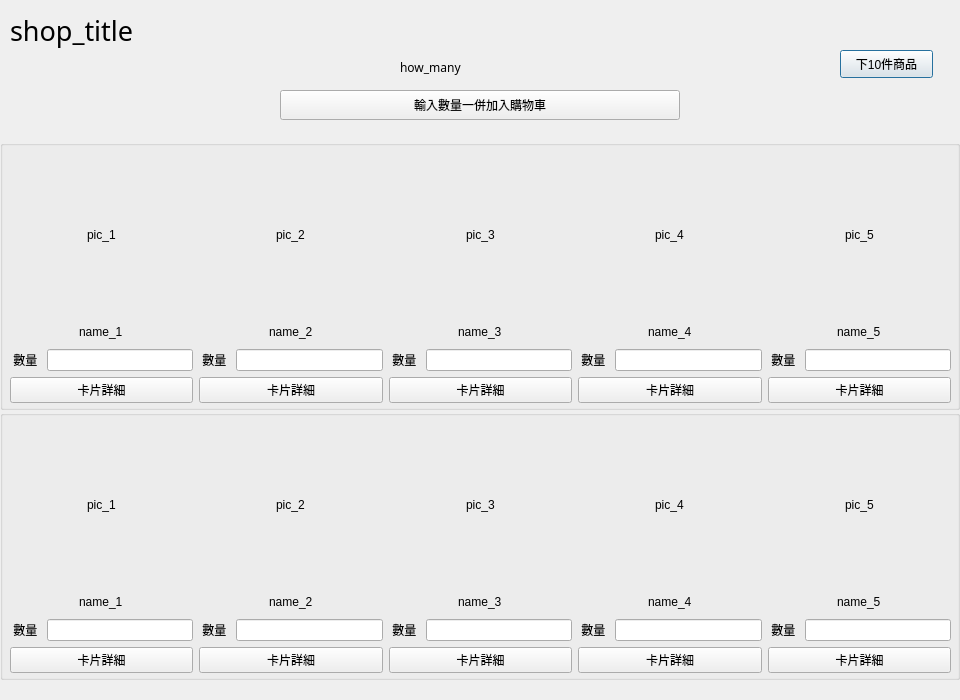
<?xml version="1.0" encoding="UTF-8"?>
<ui version="4.0">
 <class>Shop_window</class>
 <widget class="QDialog" name="Shop_window">
  <property name="geometry">
   <rect>
    <x>0</x>
    <y>0</y>
    <width>960</width>
    <height>700</height>
   </rect>
  </property>
  <property name="windowTitle">
   <string>Dialog</string>
  </property>
  <widget class="QLabel" name="shop_title">
   <property name="geometry">
    <rect>
     <x>10</x>
     <y>10</y>
     <width>940</width>
     <height>40</height>
    </rect>
   </property>
   <property name="font">
    <font>
     <family>Adobe 黑体 Std R</family>
     <pointsize>20</pointsize>
     <weight>50</weight>
     <bold>false</bold>
    </font>
   </property>
   <property name="text">
    <string>shop_title</string>
   </property>
  </widget>
  <widget class="QLabel" name="how_many">
   <property name="geometry">
    <rect>
     <x>400</x>
     <y>60</y>
     <width>160</width>
     <height>15</height>
    </rect>
   </property>
   <property name="font">
    <font>
     <family>Adobe 黑体 Std R</family>
    </font>
   </property>
   <property name="text">
    <string>how_many</string>
   </property>
  </widget>
  <widget class="QPushButton" name="next_page">
   <property name="geometry">
    <rect>
     <x>840</x>
     <y>50</y>
     <width>93</width>
     <height>28</height>
    </rect>
   </property>
   <property name="text">
    <string>下10件商品</string>
   </property>
  </widget>
  <widget class="QPushButton" name="add_to_cart">
   <property name="geometry">
    <rect>
     <x>280</x>
     <y>90</y>
     <width>400</width>
     <height>30</height>
    </rect>
   </property>
   <property name="text">
    <string>輸入數量一併加入購物車</string>
   </property>
  </widget>
  <widget class="QGroupBox" name="groupBox">
   <property name="geometry">
    <rect>
     <x>0</x>
     <y>140</y>
     <width>960</width>
     <height>270</height>
    </rect>
   </property>
   <property name="title">
    <string/>
   </property>
   <widget class="QWidget" name="horizontalLayoutWidget_2">
    <property name="geometry">
     <rect>
      <x>10</x>
      <y>10</y>
      <width>941</width>
      <height>171</height>
     </rect>
    </property>
    <layout class="QHBoxLayout" name="horizontalLayout_3">
     <item alignment="Qt::AlignHCenter|Qt::AlignVCenter">
      <widget class="QLabel" name="pic_1">
       <property name="text">
        <string>pic_1</string>
       </property>
      </widget>
     </item>
     <item alignment="Qt::AlignHCenter|Qt::AlignVCenter">
      <widget class="QLabel" name="pic_2">
       <property name="text">
        <string>pic_2</string>
       </property>
      </widget>
     </item>
     <item alignment="Qt::AlignHCenter|Qt::AlignVCenter">
      <widget class="QLabel" name="pic_3">
       <property name="text">
        <string>pic_3</string>
       </property>
      </widget>
     </item>
     <item alignment="Qt::AlignHCenter|Qt::AlignVCenter">
      <widget class="QLabel" name="pic_4">
       <property name="text">
        <string>pic_4</string>
       </property>
      </widget>
     </item>
     <item alignment="Qt::AlignHCenter|Qt::AlignVCenter">
      <widget class="QLabel" name="pic_5">
       <property name="text">
        <string>pic_5</string>
       </property>
      </widget>
     </item>
    </layout>
   </widget>
   <widget class="QWidget" name="gridLayoutWidget">
    <property name="geometry">
     <rect>
      <x>10</x>
      <y>180</y>
      <width>941</width>
      <height>83</height>
     </rect>
    </property>
    <layout class="QGridLayout" name="gridLayout">
     <item row="1" column="1">
      <layout class="QHBoxLayout" name="horizontalLayout_4">
       <item>
        <widget class="QLabel" name="label_2">
         <property name="text">
          <string> 數量 </string>
         </property>
        </widget>
       </item>
       <item>
        <widget class="QLineEdit" name="lineEdit_2"/>
       </item>
      </layout>
     </item>
     <item row="1" column="2">
      <layout class="QHBoxLayout" name="horizontalLayout_5">
       <item>
        <widget class="QLabel" name="label_3">
         <property name="text">
          <string> 數量 </string>
         </property>
        </widget>
       </item>
       <item>
        <widget class="QLineEdit" name="lineEdit_3"/>
       </item>
      </layout>
     </item>
     <item row="0" column="2" alignment="Qt::AlignHCenter">
      <widget class="QLabel" name="name_3">
       <property name="text">
        <string>name_3</string>
       </property>
      </widget>
     </item>
     <item row="0" column="1" alignment="Qt::AlignHCenter">
      <widget class="QLabel" name="name_2">
       <property name="text">
        <string>name_2</string>
       </property>
      </widget>
     </item>
     <item row="0" column="3" alignment="Qt::AlignHCenter">
      <widget class="QLabel" name="name_4">
       <property name="text">
        <string>name_4</string>
       </property>
      </widget>
     </item>
     <item row="0" column="4" alignment="Qt::AlignHCenter">
      <widget class="QLabel" name="name_5">
       <property name="text">
        <string>name_5</string>
       </property>
      </widget>
     </item>
     <item row="1" column="0">
      <layout class="QHBoxLayout" name="horizontalLayout">
       <item>
        <widget class="QLabel" name="label">
         <property name="text">
          <string> 數量 </string>
         </property>
        </widget>
       </item>
       <item>
        <widget class="QLineEdit" name="lineEdit"/>
       </item>
      </layout>
     </item>
     <item row="1" column="4">
      <layout class="QHBoxLayout" name="horizontalLayout_7">
       <item>
        <widget class="QLabel" name="label_5">
         <property name="text">
          <string> 數量 </string>
         </property>
        </widget>
       </item>
       <item>
        <widget class="QLineEdit" name="lineEdit_5"/>
       </item>
      </layout>
     </item>
     <item row="1" column="3">
      <layout class="QHBoxLayout" name="horizontalLayout_6">
       <item>
        <widget class="QLabel" name="label_4">
         <property name="text">
          <string> 數量 </string>
         </property>
        </widget>
       </item>
       <item>
        <widget class="QLineEdit" name="lineEdit_4"/>
       </item>
      </layout>
     </item>
     <item row="0" column="0" alignment="Qt::AlignHCenter">
      <widget class="QLabel" name="name_1">
       <property name="text">
        <string>name_1</string>
       </property>
      </widget>
     </item>
     <item row="2" column="0">
      <widget class="QPushButton" name="info_1">
       <property name="text">
        <string>卡片詳細</string>
       </property>
      </widget>
     </item>
     <item row="2" column="1">
      <widget class="QPushButton" name="info_2">
       <property name="text">
        <string>卡片詳細</string>
       </property>
      </widget>
     </item>
     <item row="2" column="2">
      <widget class="QPushButton" name="info_3">
       <property name="text">
        <string>卡片詳細</string>
       </property>
      </widget>
     </item>
     <item row="2" column="3">
      <widget class="QPushButton" name="info_4">
       <property name="text">
        <string>卡片詳細</string>
       </property>
      </widget>
     </item>
     <item row="2" column="4">
      <widget class="QPushButton" name="info_5">
       <property name="text">
        <string>卡片詳細</string>
       </property>
      </widget>
     </item>
    </layout>
   </widget>
  </widget>
  <widget class="QGroupBox" name="groupBox_2">
   <property name="geometry">
    <rect>
     <x>0</x>
     <y>410</y>
     <width>960</width>
     <height>270</height>
    </rect>
   </property>
   <property name="title">
    <string/>
   </property>
   <widget class="QWidget" name="horizontalLayoutWidget_7">
    <property name="geometry">
     <rect>
      <x>10</x>
      <y>10</y>
      <width>941</width>
      <height>171</height>
     </rect>
    </property>
    <layout class="QHBoxLayout" name="horizontalLayout_9">
     <item alignment="Qt::AlignHCenter|Qt::AlignVCenter">
      <widget class="QLabel" name="pic_6">
       <property name="text">
        <string>pic_1</string>
       </property>
      </widget>
     </item>
     <item alignment="Qt::AlignHCenter|Qt::AlignVCenter">
      <widget class="QLabel" name="pic_7">
       <property name="text">
        <string>pic_2</string>
       </property>
      </widget>
     </item>
     <item alignment="Qt::AlignHCenter|Qt::AlignVCenter">
      <widget class="QLabel" name="pic_8">
       <property name="text">
        <string>pic_3</string>
       </property>
      </widget>
     </item>
     <item alignment="Qt::AlignHCenter|Qt::AlignVCenter">
      <widget class="QLabel" name="pic_9">
       <property name="text">
        <string>pic_4</string>
       </property>
      </widget>
     </item>
     <item alignment="Qt::AlignHCenter|Qt::AlignVCenter">
      <widget class="QLabel" name="pic_10">
       <property name="text">
        <string>pic_5</string>
       </property>
      </widget>
     </item>
    </layout>
   </widget>
   <widget class="QWidget" name="gridLayoutWidget_2">
    <property name="geometry">
     <rect>
      <x>10</x>
      <y>180</y>
      <width>941</width>
      <height>83</height>
     </rect>
    </property>
    <layout class="QGridLayout" name="gridLayout_2">
     <item row="2" column="1">
      <widget class="QPushButton" name="info_7">
       <property name="text">
        <string>卡片詳細</string>
       </property>
      </widget>
     </item>
     <item row="0" column="3" alignment="Qt::AlignHCenter">
      <widget class="QLabel" name="name_9">
       <property name="text">
        <string>name_4</string>
       </property>
      </widget>
     </item>
     <item row="1" column="0">
      <layout class="QHBoxLayout" name="horizontalLayout_12">
       <item>
        <widget class="QLabel" name="label_8">
         <property name="text">
          <string> 數量 </string>
         </property>
        </widget>
       </item>
       <item>
        <widget class="QLineEdit" name="lineEdit_9"/>
       </item>
      </layout>
     </item>
     <item row="2" column="2">
      <widget class="QPushButton" name="info_8">
       <property name="text">
        <string>卡片詳細</string>
       </property>
      </widget>
     </item>
     <item row="0" column="2" alignment="Qt::AlignHCenter">
      <widget class="QLabel" name="name_8">
       <property name="text">
        <string>name_3</string>
       </property>
      </widget>
     </item>
     <item row="1" column="1">
      <layout class="QHBoxLayout" name="horizontalLayout_10">
       <item>
        <widget class="QLabel" name="label_6">
         <property name="text">
          <string> 數量 </string>
         </property>
        </widget>
       </item>
       <item>
        <widget class="QLineEdit" name="lineEdit_7"/>
       </item>
      </layout>
     </item>
     <item row="0" column="1" alignment="Qt::AlignHCenter">
      <widget class="QLabel" name="name_7">
       <property name="text">
        <string>name_2</string>
       </property>
      </widget>
     </item>
     <item row="1" column="4">
      <layout class="QHBoxLayout" name="horizontalLayout_13">
       <item>
        <widget class="QLabel" name="label_9">
         <property name="text">
          <string> 數量 </string>
         </property>
        </widget>
       </item>
       <item>
        <widget class="QLineEdit" name="lineEdit_10"/>
       </item>
      </layout>
     </item>
     <item row="2" column="0">
      <widget class="QPushButton" name="info_6">
       <property name="text">
        <string>卡片詳細</string>
       </property>
      </widget>
     </item>
     <item row="2" column="3">
      <widget class="QPushButton" name="info_9">
       <property name="text">
        <string>卡片詳細</string>
       </property>
      </widget>
     </item>
     <item row="1" column="3">
      <layout class="QHBoxLayout" name="horizontalLayout_14">
       <item>
        <widget class="QLabel" name="label_10">
         <property name="text">
          <string> 數量 </string>
         </property>
        </widget>
       </item>
       <item>
        <widget class="QLineEdit" name="lineEdit_11"/>
       </item>
      </layout>
     </item>
     <item row="1" column="2">
      <layout class="QHBoxLayout" name="horizontalLayout_11">
       <item>
        <widget class="QLabel" name="label_7">
         <property name="text">
          <string> 數量 </string>
         </property>
        </widget>
       </item>
       <item>
        <widget class="QLineEdit" name="lineEdit_8"/>
       </item>
      </layout>
     </item>
     <item row="2" column="4">
      <widget class="QPushButton" name="info_10">
       <property name="text">
        <string>卡片詳細</string>
       </property>
      </widget>
     </item>
     <item row="0" column="4" alignment="Qt::AlignHCenter">
      <widget class="QLabel" name="name_10">
       <property name="text">
        <string>name_5</string>
       </property>
      </widget>
     </item>
     <item row="0" column="0" alignment="Qt::AlignHCenter">
      <widget class="QLabel" name="name_6">
       <property name="text">
        <string>name_1</string>
       </property>
      </widget>
     </item>
    </layout>
   </widget>
  </widget>
 </widget>
 <resources/>
 <connections/>
</ui>
